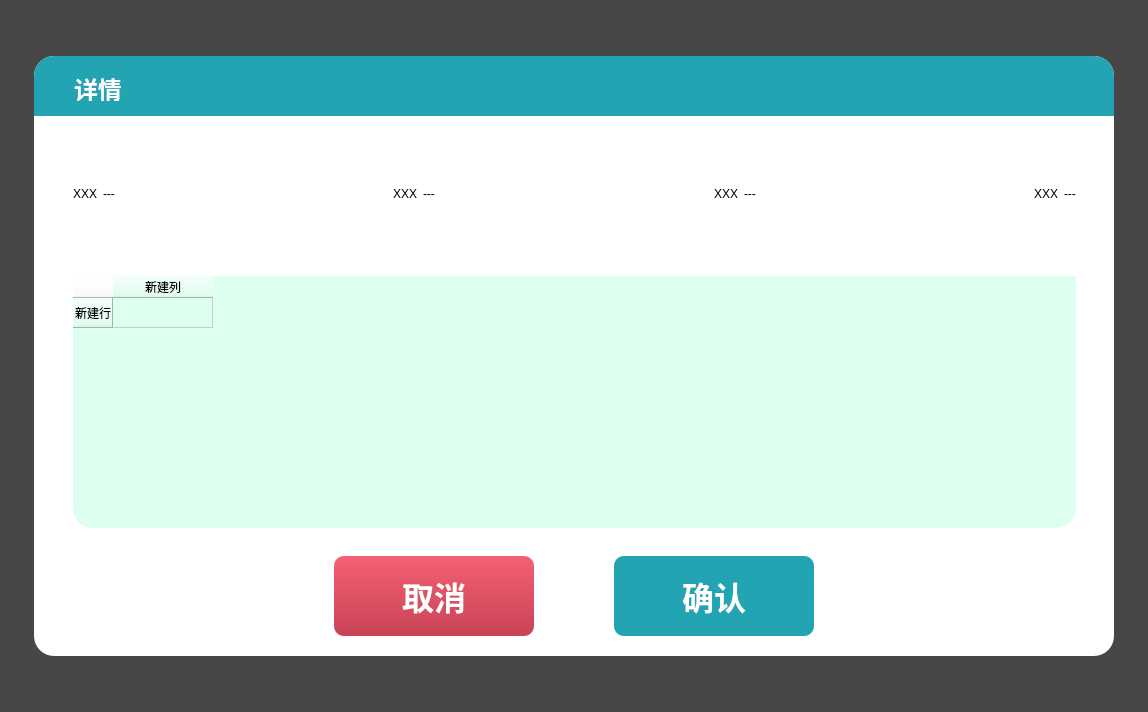
<?xml version="1.0" encoding="UTF-8"?>
<ui version="4.0">
 <class>DHSampleDetail</class>
 <widget class="QWidget" name="DHSampleDetail">
  <property name="geometry">
   <rect>
    <x>0</x>
    <y>0</y>
    <width>1148</width>
    <height>712</height>
   </rect>
  </property>
  <property name="windowTitle">
   <string>Form</string>
  </property>
  <property name="styleSheet">
   <string notr="true">image: none;
background: none;

background-color: rgba(0, 0, 0, 120);</string>
  </property>
  <layout class="QGridLayout" name="gridLayout">
   <item row="0" column="1">
    <spacer name="verticalSpacer_2">
     <property name="orientation">
      <enum>Qt::Vertical</enum>
     </property>
     <property name="sizeHint" stdset="0">
      <size>
       <width>20</width>
       <height>88</height>
      </size>
     </property>
    </spacer>
   </item>
   <item row="1" column="0">
    <spacer name="horizontalSpacer">
     <property name="orientation">
      <enum>Qt::Horizontal</enum>
     </property>
     <property name="sizeHint" stdset="0">
      <size>
       <width>16</width>
       <height>20</height>
      </size>
     </property>
    </spacer>
   </item>
   <item row="1" column="1">
    <widget class="QWidget" name="widget" native="true">
     <property name="minimumSize">
      <size>
       <width>1080</width>
       <height>600</height>
      </size>
     </property>
     <property name="styleSheet">
      <string notr="true">image: none;
border-image: none;
background-image: none;

background: #FFFFFF;
border-radius: 20px;</string>
     </property>
     <widget class="QLabel" name="label_name">
      <property name="geometry">
       <rect>
        <x>40</x>
        <y>20</y>
        <width>241</width>
        <height>25</height>
       </rect>
      </property>
      <property name="styleSheet">
       <string notr="true">background: transparent;

width: 46px;
height: 23px;
font-family: PingFang SC;
font-weight: 500;
font-size: 24px;
color: #ffffff;
line-height: 34px;</string>
      </property>
      <property name="text">
       <string>详情</string>
      </property>
     </widget>
     <widget class="QWidget" name="layoutWidget">
      <property name="geometry">
       <rect>
        <x>30</x>
        <y>70</y>
        <width>1021</width>
        <height>411</height>
       </rect>
      </property>
      <layout class="QVBoxLayout" name="verticalLayout" stretch="1,2">
       <item>
        <widget class="QWidget" name="widget_3" native="true">
         <layout class="QHBoxLayout" name="horizontalLayout">
          <item>
           <widget class="QLabel" name="label">
            <property name="text">
             <string>XXX</string>
            </property>
           </widget>
          </item>
          <item>
           <widget class="QLabel" name="lab_batchNum">
            <property name="text">
             <string>---</string>
            </property>
           </widget>
          </item>
          <item>
           <spacer name="horizontalSpacer_3">
            <property name="orientation">
             <enum>Qt::Horizontal</enum>
            </property>
            <property name="sizeHint" stdset="0">
             <size>
              <width>40</width>
              <height>20</height>
             </size>
            </property>
           </spacer>
          </item>
          <item>
           <widget class="QLabel" name="label_5">
            <property name="text">
             <string>XXX</string>
            </property>
           </widget>
          </item>
          <item>
           <widget class="QLabel" name="lab_bottleNum">
            <property name="text">
             <string>---</string>
            </property>
           </widget>
          </item>
          <item>
           <spacer name="horizontalSpacer_4">
            <property name="orientation">
             <enum>Qt::Horizontal</enum>
            </property>
            <property name="sizeHint" stdset="0">
             <size>
              <width>40</width>
              <height>20</height>
             </size>
            </property>
           </spacer>
          </item>
          <item>
           <widget class="QLabel" name="label_7">
            <property name="text">
             <string>XXX</string>
            </property>
           </widget>
          </item>
          <item>
           <widget class="QLabel" name="lab_product">
            <property name="text">
             <string>---</string>
            </property>
           </widget>
          </item>
          <item>
           <spacer name="horizontalSpacer_5">
            <property name="orientation">
             <enum>Qt::Horizontal</enum>
            </property>
            <property name="sizeHint" stdset="0">
             <size>
              <width>40</width>
              <height>20</height>
             </size>
            </property>
           </spacer>
          </item>
          <item>
           <widget class="QLabel" name="label_9">
            <property name="text">
             <string>XXX</string>
            </property>
           </widget>
          </item>
          <item>
           <widget class="QLabel" name="lab_validity">
            <property name="text">
             <string>---</string>
            </property>
           </widget>
          </item>
         </layout>
        </widget>
       </item>
       <item>
        <widget class="QWidget" name="widget_4" native="true">
         <layout class="QGridLayout" name="gridLayout_2">
          <item row="0" column="0">
           <widget class="QTableWidget" name="tableWidget">
            <property name="styleSheet">
             <string notr="true">background-color: rgb(221, 255, 240);</string>
            </property>
            <row>
             <property name="text">
              <string>新建行</string>
             </property>
            </row>
            <column>
             <property name="text">
              <string>新建列</string>
             </property>
            </column>
           </widget>
          </item>
         </layout>
        </widget>
       </item>
      </layout>
     </widget>
     <widget class="QPushButton" name="btn_no">
      <property name="geometry">
       <rect>
        <x>300</x>
        <y>500</y>
        <width>200</width>
        <height>80</height>
       </rect>
      </property>
      <property name="sizePolicy">
       <sizepolicy hsizetype="Expanding" vsizetype="Expanding">
        <horstretch>0</horstretch>
        <verstretch>0</verstretch>
       </sizepolicy>
      </property>
      <property name="maximumSize">
       <size>
        <width>1111</width>
        <height>1111</height>
       </size>
      </property>
      <property name="styleSheet">
       <string notr="true">background: transparent;
background-color: qlineargradient(spread:pad, x1:0, y1:0, x2:0, y2:1, stop:0 rgba(244, 96, 117, 255), stop:1 rgba(201, 67, 86, 255));
border-radius: 10px;
font-weight: bold;
color: white;
font-size: 32px;
font-family: PingFang SC;</string>
      </property>
      <property name="text">
       <string>取消</string>
      </property>
      <property name="flat">
       <bool>true</bool>
      </property>
     </widget>
     <widget class="QPushButton" name="btn_yes">
      <property name="geometry">
       <rect>
        <x>580</x>
        <y>500</y>
        <width>200</width>
        <height>80</height>
       </rect>
      </property>
      <property name="sizePolicy">
       <sizepolicy hsizetype="Expanding" vsizetype="Expanding">
        <horstretch>0</horstretch>
        <verstretch>0</verstretch>
       </sizepolicy>
      </property>
      <property name="maximumSize">
       <size>
        <width>1111</width>
        <height>1111</height>
       </size>
      </property>
      <property name="styleSheet">
       <string notr="true">background: #22A4B3;
border-radius: 10px;

font-family: PingFang SC;
font-weight: bold;
font-size: 32px;
color: #FFFFFF;
line-height: 42px;</string>
      </property>
      <property name="text">
       <string>确认</string>
      </property>
      <property name="flat">
       <bool>true</bool>
      </property>
     </widget>
     <widget class="QWidget" name="widget_5" native="true">
      <property name="geometry">
       <rect>
        <x>0</x>
        <y>0</y>
        <width>1080</width>
        <height>60</height>
       </rect>
      </property>
      <property name="minimumSize">
       <size>
        <width>480</width>
        <height>40</height>
       </size>
      </property>
      <property name="styleSheet">
       <string notr="true">border: none;
background: none;
image: none;

background: #22a4b3;

border-top-left-radius: 20px;
border-top-right-radius: 20px;
border-bottom-left-radius: 0px;
border-bottom-right-radius: 0px;</string>
      </property>
     </widget>
     <zorder>widget_5</zorder>
     <zorder>label_name</zorder>
     <zorder>layoutWidget</zorder>
     <zorder>btn_no</zorder>
     <zorder>btn_yes</zorder>
    </widget>
   </item>
   <item row="1" column="2">
    <spacer name="horizontalSpacer_2">
     <property name="orientation">
      <enum>Qt::Horizontal</enum>
     </property>
     <property name="sizeHint" stdset="0">
      <size>
       <width>16</width>
       <height>20</height>
      </size>
     </property>
    </spacer>
   </item>
   <item row="2" column="1">
    <spacer name="verticalSpacer">
     <property name="orientation">
      <enum>Qt::Vertical</enum>
     </property>
     <property name="sizeHint" stdset="0">
      <size>
       <width>20</width>
       <height>88</height>
      </size>
     </property>
    </spacer>
   </item>
  </layout>
 </widget>
 <resources/>
 <connections/>
</ui>
